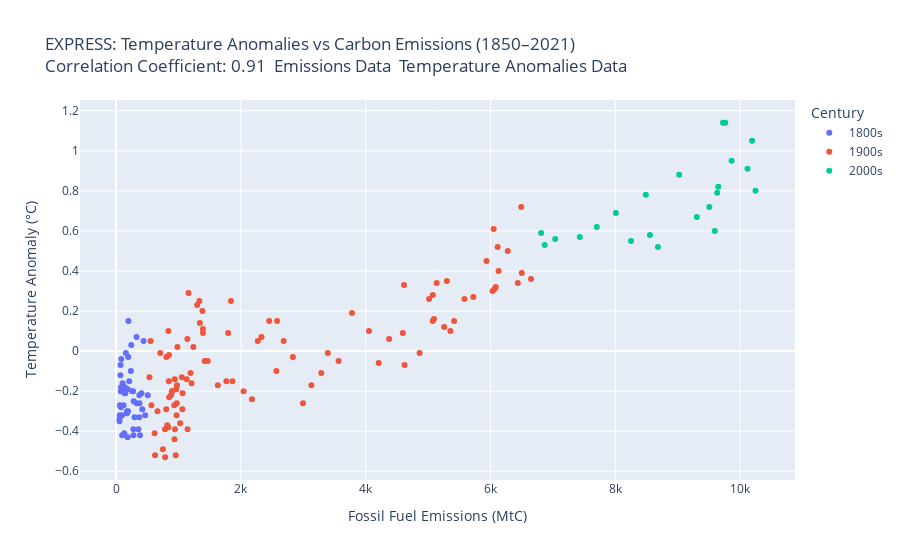
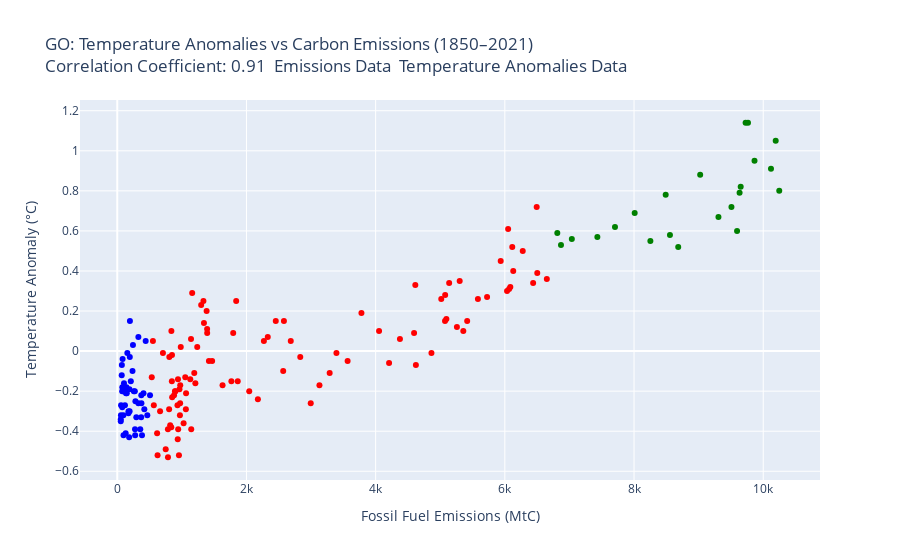

The notebook cell saved with these charts, in order:
### Markdown cell above
## Correlation of Increasing C02 Emissions and Temperature Anomalies

### Code cell
# Scatterpolot and CORRELATION: Do temperature anomalies increase with increased C02 emissions

# Merge both DataFrames on 'Year'
df_merged = pd.merge(df_filtered_carbon_emissions_1850_2021, df_filtererd_temp_anomalies_1850_2021, on='Year')

# Get list of years from merged
df_years = df_merged[['Year']].copy()

# Add century to df merged
df_merged['Century'] = ((df_merged['Year'] // 100) * 100).astype(str) + 's'

# Get Correllation Coefficient
coefficient_of_correlation = df_filtered_carbon_emissions_1850_2021[EMISSION_COL_NAME].corr(df_filtererd_temp_anomalies_1850_2021[ANOMALY_COL_NAME])
TEMP_ANOMALIES_TITLE = 'Temperature Anomalies vs Carbon Emissions (1850–2021)'\
          f'<br>Correlation Coefficient: {coefficient_of_correlation:.2f}'\
          f'  <a href="{EMISSIONS_DATA}" target=_blank>Emissions Data</a>'\
          f'  <a href="{TEMP_ANOMALIES_DATA}" target=_blank>Temperature Anomalies Data</a>'

# for i in range(5):
#     print('Emmissons:',df_merged[EMISSION_COL_NAME][i], 
#           'Temp Anomalie:',df_merged[ANOMALY_COL_NAME][i],
#           'Century:',df_merged['Century'][i])

# Plot scatterplot

# Scatterplot using Express
scatterplot_x_fig = px.scatter(
    df_merged,
    x=EMISSION_COL_NAME,
    y=ANOMALY_COL_NAME,
    color='Century', 
    labels={
        EMISSION_COL_NAME: 'Fossil Fuel Emissions (MtC)',
        ANOMALY_COL_NAME: 'Temperature Anomaly (°C)'
    },
    title= 'EXPRESS: ' + TEMP_ANOMALIES_TITLE
)
scatterplot_x_fig.show()


# Scatterplot using Graph Objects
centuries = df_merged['Century'].unique()
colors = ['blue','red','green']  # Choose your own colors

# Create a dictionary mapping categories to colors
color_map = dict(zip(centuries, colors))

scatterplot_go_fig = go.Figure(data=[go.Scatter(
    x=df_merged[EMISSION_COL_NAME],
    y=df_merged[ANOMALY_COL_NAME],
    mode='markers',
    marker=dict(
        color=df_merged['Century'].map(color_map), # Use the mapping
        size=6
    )
)])
# Customize layout (optional)
scatterplot_go_fig.update_layout(
    title='GO: ' + TEMP_ANOMALIES_TITLE,
    xaxis_title='Fossil Fuel Emissions (MtC)',
    yaxis_title='Temperature Anomaly (°C)'
)

scatterplot_go_fig.show()

### Figure 1 — Plotly figure (JSON) as saved in the notebook; plotly's stock layout.template omitted (floating-point values rounded to 4 significant figures)
{"data": [{"hovertemplate": "Century=1800s<br>Fossil Fuel Emissions (MtC)=%{x}<br>Temperature Anomaly (°C)=%{y}<extra></extra>", "legendgroup": "1800s", "marker": {"color": "#636efa", "symbol": "circle"}, "mode": "markers", "name": "1800s", "orientation": "v", "showlegend": true, "type": "scatter", "x": [54, 54, 57, 59, 69, 71, 76, 77, 78, 83, 91, 95, 97, 104, 112, 119, 122, 130, 135, 142, 147, 156, 173, 184, 174, 188, 191, 194, 196, 210, 236, 243, 256, 272, 275, 277, 281, 295, 327, 327, 356, 372, 374, 370, 383, 406, 419, 440, 465, 507], "xaxis": "x", "y": [-0.35, -0.34, -0.32, -0.27, -0.12, -0.07, -0.2, -0.28, -0.18, -0.04, -0.2, -0.32, -0.42, -0.16, -0.2, -0.27, -0.19, -0.41, -0.21, -0.18, -0.21, -0.01, -0.31, -0.43, -0.3, -0.19, -0.3, -0.03, 0.15, -0.15, -0.1, 0.03, -0.2, -0.2, -0.39, -0.42, -0.25, -0.33, -0.26, 0.07, -0.39, -0.22, -0.26, -0.33, -0.42, -0.21, -0.29, 0.05, -0.32, -0.22], "yaxis": "y"}, {"hovertemplate": "Century=1900s<br>Fossil Fuel Emissions (MtC)=%{x}<br>Temperature Anomaly (°C)=%{y}<extra></extra>", "legendgroup": "1900s", "marker": {"color": "#EF553B", "symbol": "circle"}, "mode": "markers", "name": "1900s", "orientation": "v", "showlegend": true, "type": "scatter", "x": [534, 552, 566, 617, 624, 663, 707, 784, 750, 785, 819, 836, 879, 943, 850, 838, 901, 955, 936, 806, 932, 803, 845, 970, 963, 975, 983, 1062, 1065, 1145, 1053, 940, 847, 893, 973, 1027, 1130, 1209, 1142, 1192, 1299, 1334, 1342, 1391, 1383, 1160, 1238, 1392, 1469, 1419, 1630, 1767, 1795, 1841, 1865, 2043, 2177, 2270, 2330, 2454, 2569, 2580, 2686, 2833, 2995, 3130, 3288, 3393, 3566, 3780, 4053, 4208, 4376, 4614, 4623, 4595, 4864, 5016, 5074, 5357, 5301, 5138, 5095, 5076, 5258, 5417, 5583, 5725, 5936, 6066, 6051, 6115, 6034, 6085, 6130, 6277, 6438, 6502, 6493, 6650], "xaxis": "x", "y": [-0.13, 0.05, -0.27, -0.41, -0.52, -0.3, -0.01, -0.39, -0.49, -0.53, -0.37, -0.38, -0.22, -0.39, -0.23, 0.1, -0.2, -0.52, -0.44, -0.03, -0.27, -0.29, -0.15, -0.32, -0.19, -0.17, 0.02, -0.29, -0.21, -0.39, -0.13, -0.14, -0.02, -0.2, -0.26, -0.36, -0.14, -0.16, 0.06, -0.11, 0.23, 0.25, 0.14, 0.11, 0.2, 0.29, 0.02, 0.09, -0.05, -0.05, -0.17, -0.15, 0.09, 0.25, -0.15, -0.2, -0.24, 0.05, 0.07, 0.15, -0.1, 0.15, 0.05, -0.03, -0.26, -0.17, -0.11, -0.01, -0.05, 0.19, 0.1, -0.06, 0.06, 0.33, -0.07, 0.09, -0.01, 0.26, 0.15, 0.1, 0.35, 0.34, 0.16, 0.28, 0.12, 0.15, 0.26, 0.27, 0.45, 0.31, 0.61, 0.52, 0.3, 0.32, 0.4, 0.5, 0.34, 0.39, 0.72, 0.36], "yaxis": "y"}, {"hovertemplate": "Century=2000s<br>Fossil Fuel Emissions (MtC)=%{x}<br>Temperature Anomaly (°C)=%{y}<extra></extra>", "legendgroup": "2000s", "marker": {"color": "#00cc96", "symbol": "circle"}, "mode": "markers", "name": "2000s", "orientation": "v", "showlegend": true, "type": "scatter", "x": [6812, 6869, 7037, 7432, 7705, 8010, 8253, 8490, 8684, 8556, 9024, 9307, 9508, 9595, 9634, 9651, 9727, 9865, 10120, 10193, 9764, 10248], "xaxis": "x", "y": [0.59, 0.53, 0.56, 0.57, 0.62, 0.69, 0.55, 0.78, 0.52, 0.58, 0.88, 0.67, 0.72, 0.6, 0.79, 0.82, 1.14, 0.95, 0.91, 1.05, 1.14, 0.8], "yaxis": "y"}], "layout": {"legend": {"title": {"text": "Century"}, "tracegroupgap": 0}, "title": {"text": "EXPRESS: Temperature Anomalies vs Carbon Emissions (1850–2021)<br>Correlation Coefficient: 0.91  <a href=\"https://raw.githubusercontent.com/plotly/Figure-Friday/refs/heads/main/2025/week-21/global.1751_2021.csv\" target=_blank>Emissions Data</a>  <a href=\"../data/global_temp_anomaly.csv\" target=_blank>Temperature Anomalies Data</a>"}, "xaxis": {"anchor": "y", "domain": [0, 1], "title": {"text": "Fossil Fuel Emissions (MtC)"}}, "yaxis": {"anchor": "x", "domain": [0, 1], "title": {"text": "Temperature Anomaly (°C)"}}}}

### Figure 2 — Plotly figure (JSON) as saved in the notebook; plotly's stock layout.template omitted (floating-point values rounded to 4 significant figures; data arrays with more than 128 entries replaced by an {"elided": "..."} marker saying what was removed)
{"data": [{"marker": {"color": {"elided": "172 str values"}, "size": 6}, "mode": "markers", "type": "scatter", "x": {"elided": "172 int values"}, "y": {"elided": "172 float values"}}], "layout": {"title": {"text": "GO: Temperature Anomalies vs Carbon Emissions (1850–2021)<br>Correlation Coefficient: 0.91  <a href=\"https://raw.githubusercontent.com/plotly/Figure-Friday/refs/heads/main/2025/week-21/global.1751_2021.csv\" target=_blank>Emissions Data</a>  <a href=\"../data/global_temp_anomaly.csv\" target=_blank>Temperature Anomalies Data</a>"}, "xaxis": {"title": {"text": "Fossil Fuel Emissions (MtC)"}}, "yaxis": {"title": {"text": "Temperature Anomaly (°C)"}}}}
